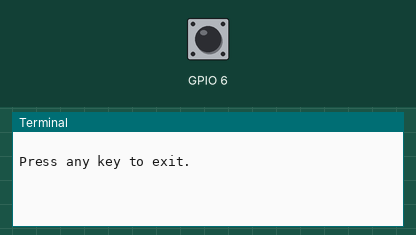
Recording of a program running on a simulated Raspberry Pi (BCM pin numbers). Parts: the last lines printed to the terminal. The inputs (shaded band) are chosen by the test bench; at power-on: GPIO 6 LOW. The clock reads 2024-03-15 10:24:30 at power-on unless the program sets it.

Above: at 1.2 s.
1.3 s: GPIO 6 pulled HIGH for 0.15 s
At 2.3 s:
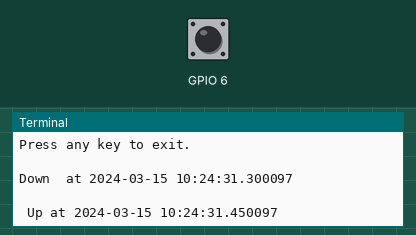
2.9 s: GPIO 6 pulled HIGH for 1 s
At 3.7 s:
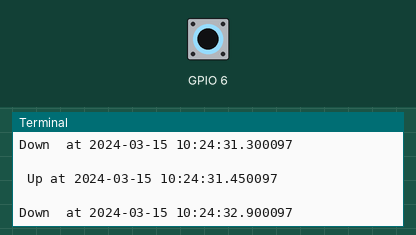
5.4 s: GPIO 6 pulled HIGH for 0.15 s
At 6.6 s:
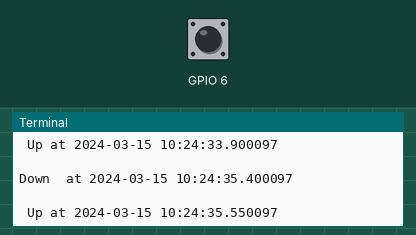

The program:

read_button.py
```python
#!/usr/bin/env python
import RPi.GPIO as GPIO
import datetime

def my_callback(channel):
    if GPIO.input(6) == GPIO.HIGH:
        print('\nDown  at ' + str(datetime.datetime.now()))
    else:
        print('\n Up at ' + str(datetime.datetime.now()))

try:
    GPIO.setmode(GPIO.BCM)
    GPIO.setup(6, GPIO.IN, pull_up_down=GPIO.PUD_DOWN)
    GPIO.add_event_detect(6, GPIO.BOTH, callback=my_callback)

    message = raw_input('\nPress any key to exit.\n')

finally:
    GPIO.cleanup()

print("Goodbye!")
```

Measured:
- after the input at 1.3 s, the terminal: prints a new line at once (image 1)
- after the input at 2.9 s, the terminal: prints a new line at once (image 2)
- after the input at 5.4 s, the terminal: prints a new line at once (image 3)
